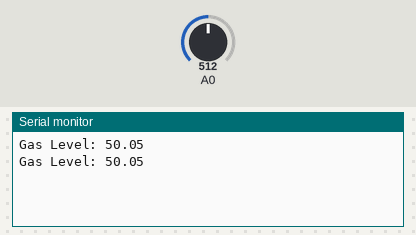
The sketch below on a simulated ESP8266 (NodeMCU). Parts: the last lines printed to the serial monitor. Inputs (shaded band) come from the test bench; at power-on: A0 = 512.

Above: at 1.8 s.
1.9 s: A0 set to 716
At 2.5 s:
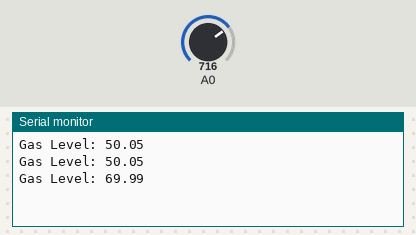
3.4 s: A0 set to 900
At 4.8 s:
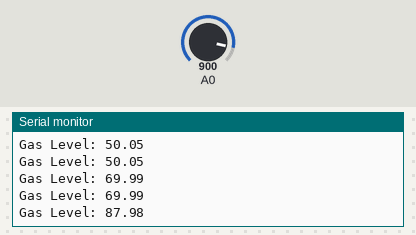
Timing chart, 0 to 6.4 s (numbered marks = the images above; inputs shaded):
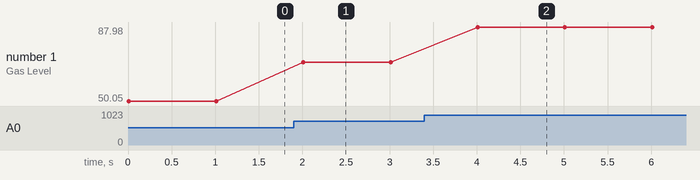

Measured:
- after the input at 1.9 s, the serial monitor: prints a new line after 0.11 s (image 1)
- after the input at 3.4 s, the serial monitor: prints a new line after 0.61 s (image 2)
- plotted number 1: 50.05 → 69.99 after the input at 1.9 s, 69.99 → 87.98 after the input at 3.4 s

The sketch:

hc-sr04.ino
```cpp
// Includes //
#include <ESP8266WiFi.h>
// End Includes //
///////////////////////////////////////////////////////
// Defines //
// NA
// End defines //
///////////////////////////////////////////////////////
// Variables //
// NA
// End variables
///////////////////////////////////////////////////////
// Setup //
void setup() {
Serial.begin(115200);
delay(10);
///////////////////
}
// End setup //
///////////////////////////////////////////////////////
// Loop //
void loop(){
mq7();
}
// End loop //
///////////////////////////////////////////////////////
// mq7 //
void mq7() {
float h = analogRead(A0);
if (isnan(h))
{
Serial.println("Failed to read from MQ-7 sensor!");
return;
}
Serial.print("Gas Level: ");
Serial.println(h/1023*100);
delay (1000);

}
// End mq7
///////////////////////////////////////////////////////
```
